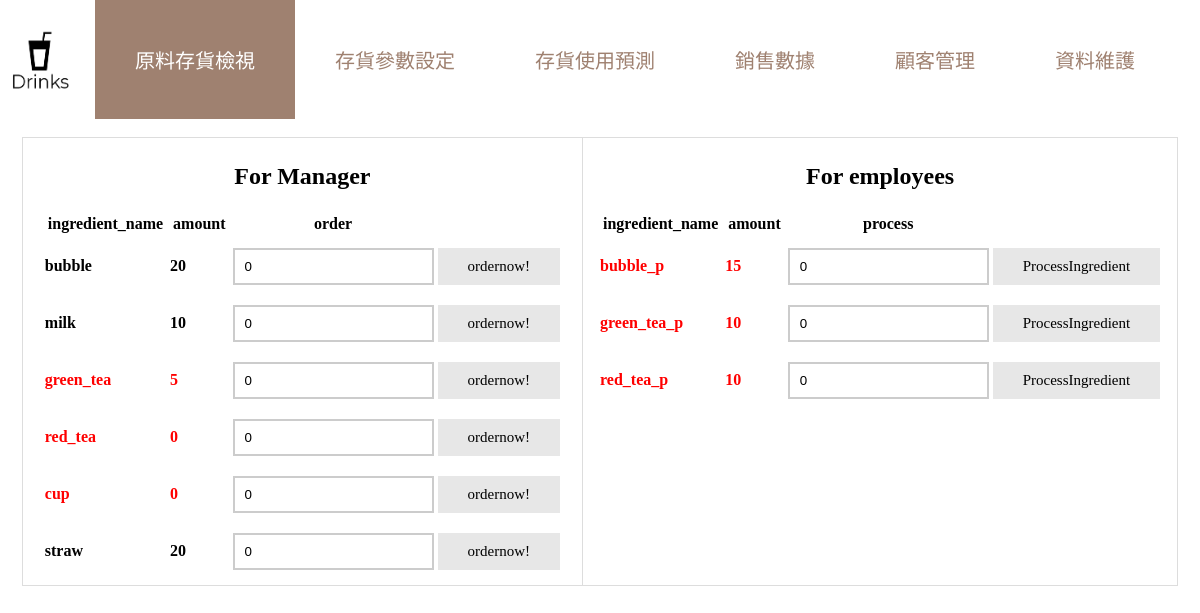
Before: /management/ingredient with the older database file.
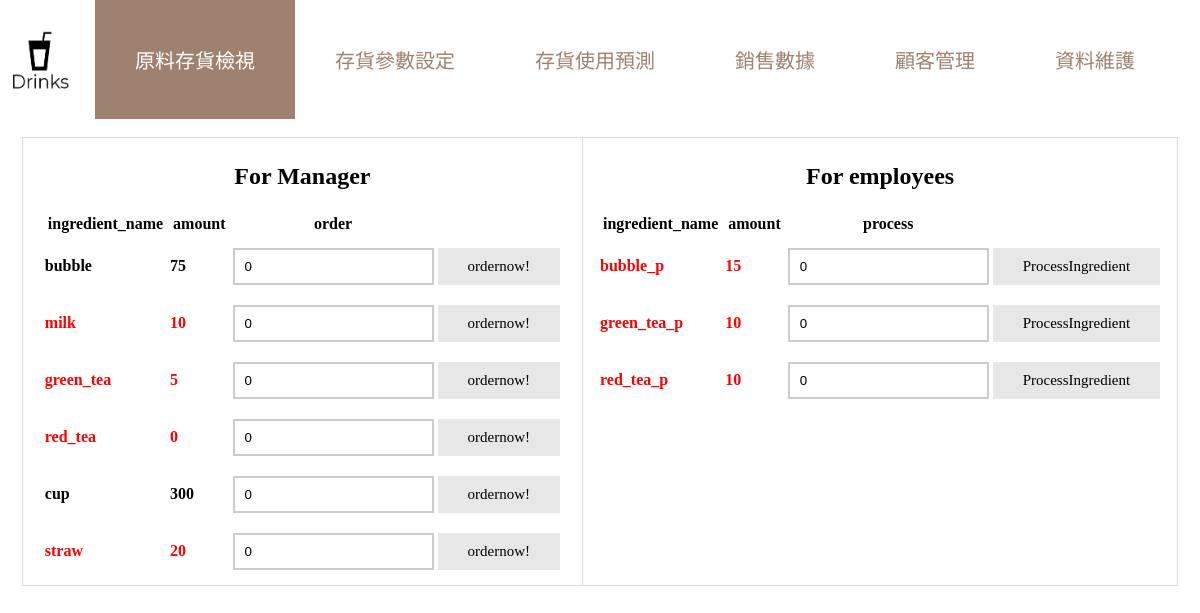
After: the same page with the newer database file.
### drink/models.py (models this page shows, shortened)
class Ingredient(models.Model):
    ingredient_name = models.CharField(max_length=20)
    amount = models.DecimalField(max_digits=5, decimal_places=0)
    is_processed = models.BooleanField(default=False)
    supplier = models.ManyToManyField(Supplier, through='Ingredient_offerd_by_supplier')

### drink/views.py (the view)
# urls.py: path('management/ingredient', list_ingredient),
def list_ingredient(request):
        i_list=list(Ingredient.objects.all().filter(is_processed=False))
        processed_i_list=list(Ingredient.objects.all().filter(is_processed=True))
        i_para_dict=geti_level_dict()
        pi_para_dict=getp_i_level_dict()
        for i in i_list:
            i_order_amount_str=i.ingredient_name+"_orderamount"
            if i.ingredient_name+"_orderamount" in request.GET:
                order_val=int(request.GET[i.ingredient_name+"_orderamount"])
                if order_val > 0:
                    i.amount = i.amount + order_val
                    i.save()
        for i in processed_i_list:
            i_process_amount_str=i.ingredient_name+"_processamount"
            if i.ingredient_name+"_processamount" in request.GET:
                process_val=int(request.GET[i.ingredient_name+"_processamount"])
                if process_val > 0:
                    i.amount = i.amount + process_val
                    i.save()
        return render(request,'management.html',locals())

### drink/views.py (called while the page is built)
@register.filter
def get_item(dictionary, key):
    return dictionary.get(key)

def getp_i_level_dict():
    p_i_dict={}
    p_i_dict['bubble_p']=20
    p_i_dict['green_tea_p']=20
    p_i_dict['red_tea_p']=20
    return p_i_dict

def geti_level_dict():
    i_para_dict={}
    i_para_list_ROP=list(ROP_Parameters.objects.all())
    for i in i_para_list_ROP:
        i_para_dict[i.ingredient_name]=i.ROP
    i_para_list_S0=list(S0_Parameters.objects.all())
    for i in i_para_list_S0:
        i_para_dict[i.ingredient_name]=i.S0
    return i_para_dict

### drink/templates/management.html (shortened to what this page needs)
<!DOCTYPE html>
<html>
<head>
</head>
<body>
<ul class="topnav">
  <li>
    {% load staticfiles %}
    <img src=" {% static 'logo.png' %} " style="width:80px; height:80px; float:left; padding-right:15px; padding-top: 20px;" onclick="window.location.href ='/drink_system'"></li>
  <li><a class='active'>原料存貨檢視</a></li>
  <li><a class='other' href='/management/variable_setting'>存貨參數設定</a></li>
  <li><a class='other' href='/management/inventory_prediction'>存貨使用預測</a></li>
  <li><a class='other' href="/management/sales_info">銷售數據</a></li>
  <li><a class='other' href="/management/customer_info">顧客管理</a></li>
  <li><a class='other' href="/admin">資料維護</a></li>
</ul>
<form method="GET" action="">
<br>
<table align="center" style="border: 1px solid #ddd;">
    <tr style="border: 1px solid #ddd;">
        <th valign="top" style="border: 1px solid #ddd;padding-left: 10px;padding-right: 10px">
            <div class='container' style="padding-left: 10px;padding-right: 10px">
                <h2>For Manager</h2>
                <table>
                    <tr>
                        <th>ingredient_name</th>
                        <th>amount</th>
                        <th>order</th>
                    </tr>
                    {%for i in i_list%}
                    {%if i.amount < i_para_dict|get_item:i.ingredient_name %}
                        <tr id="i_row" style="color:red">
                    {%else%}
                        <tr id="i_row">
                    {%endif%}
                        <td>{{i.ingredient_name}}</td>
                        <td>{{i.amount}}</td>
                        <form method="GET" action="">
                            <td>
                                <input class="form-control" name="{{i.ingredient_name}}_orderamount" id="{{i.ingredient_name}}_orderamount" type="number" value=0>
                            </td>
                            <td>
                                <input class='button' type="submit" value="ordernow!">
                            </td>
                        </form>
                    </tr>
                    {%endfor%}
                </table>
            </div>
        </th>
        <th valign="top">
            <div class='container' style="padding-left: 10px;padding-right: 10px">
            <h2>For employees</h2>
                <table>
                    <tr>
                        <th>ingredient_name</th>
                        <th>amount</th>
                        <th>process</th>
                    </tr>
                    {%for i in processed_i_list%}
                    {%if i.amount < pi_para_dict|get_item:i.ingredient_name %}
                        <tr style="color:red">
                    {%else%}
                        <tr>
                    {%endif%}
                        <td>{{i.ingredient_name}}</td>
                        <td>{{i.amount}}</td>
                        <form method="GET" action="">
                            <td>
                                <input class="form-control" name="{{i.ingredient_name}}_processamount" id="{{i.ingredient_name}}_processamount" type="number" value=0>
                            </td>
                            <td>
                                <input class='button' type="submit" value="ProcessIngredient">
                            </td>
                        </form>
                    </tr>
                    {%endfor%}
                </table>
                </div>
        </th>
    </tr>
</table>
</form>
</body>
</html>

Changed rows visible on the page:
changed Ingredient "bubble": amount "20" → "75"
changed Ingredient "cup": amount "0" → "300"
